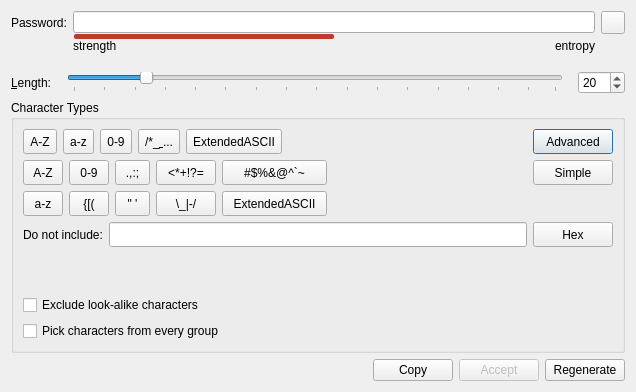
<?xml version="1.0" encoding="UTF-8"?>
<ui version="4.0">
 <class>PasswordGeneratorWidget</class>
 <widget class="QDialog" name="PasswordGeneratorWidget">
  <property name="geometry">
   <rect>
    <x>0</x>
    <y>0</y>
    <width>636</width>
    <height>392</height>
   </rect>
  </property>
  <property name="windowTitle">
   <string>Dialog</string>
  </property>
  <layout class="QVBoxLayout" name="verticalLayout_2">
   <item>
    <layout class="QGridLayout" name="passwordFieldLayout">
     <property name="sizeConstraint">
      <enum>QLayout::SetMinimumSize</enum>
     </property>
     <property name="bottomMargin">
      <number>0</number>
     </property>
     <property name="verticalSpacing">
      <number>0</number>
     </property>
     <item row="1" column="1">
      <widget class="QProgressBar" name="entropyProgressBar">
       <property name="minimumSize">
        <size>
         <width>50</width>
         <height>5</height>
        </size>
       </property>
       <property name="maximumSize">
        <size>
         <width>16777215</width>
         <height>5</height>
        </size>
       </property>
       <property name="styleSheet">
        <string notr="true">QProgressBar {
	border: none;
	height: 2px;
    font-size: 1px;
	background-color: transparent;
    padding: 0 1px;
}
QProgressBar::chunk {
	background-color: #c0392b;
	border-radius: 2px;
}</string>
       </property>
       <property name="maximum">
        <number>200</number>
       </property>
       <property name="value">
        <number>100</number>
       </property>
       <property name="textVisible">
        <bool>false</bool>
       </property>
       <property name="orientation">
        <enum>Qt::Horizontal</enum>
       </property>
       <property name="invertedAppearance">
        <bool>false</bool>
       </property>
       <property name="textDirection">
        <enum>QProgressBar::TopToBottom</enum>
       </property>
       <property name="format">
        <string>%p%</string>
       </property>
      </widget>
     </item>
     <item row="0" column="0">
      <widget class="QLabel" name="labelNewPassword">
       <property name="text">
        <string>Password:</string>
       </property>
       <property name="buddy">
        <cstring>editNewPassword</cstring>
       </property>
      </widget>
     </item>
     <item row="2" column="1">
      <layout class="QHBoxLayout" name="passwordStrengthTextLayout">
       <item>
        <widget class="QLabel" name="strengthLabel">
         <property name="minimumSize">
          <size>
           <width>70</width>
           <height>0</height>
          </size>
         </property>
         <property name="maximumSize">
          <size>
           <width>16777215</width>
           <height>30</height>
          </size>
         </property>
         <property name="text">
          <string comment="Password strength">strength</string>
         </property>
         <property name="textFormat">
          <enum>Qt::PlainText</enum>
         </property>
         <property name="alignment">
          <set>Qt::AlignLeading|Qt::AlignLeft|Qt::AlignTop</set>
         </property>
         <property name="margin">
          <number>3</number>
         </property>
        </widget>
       </item>
       <item>
        <spacer name="horizontalSpacer_2">
         <property name="orientation">
          <enum>Qt::Horizontal</enum>
         </property>
         <property name="sizeHint" stdset="0">
          <size>
           <width>40</width>
           <height>20</height>
          </size>
         </property>
        </spacer>
       </item>
       <item>
        <widget class="QLabel" name="entropyLabel">
         <property name="minimumSize">
          <size>
           <width>70</width>
           <height>0</height>
          </size>
         </property>
         <property name="text">
          <string>entropy</string>
         </property>
         <property name="alignment">
          <set>Qt::AlignRight|Qt::AlignTop|Qt::AlignTrailing</set>
         </property>
         <property name="margin">
          <number>3</number>
         </property>
        </widget>
       </item>
      </layout>
     </item>
     <item row="0" column="1">
      <widget class="QLineEdit" name="editNewPassword">
       <property name="accessibleName">
        <string>Generated password</string>
       </property>
       <property name="maxLength">
        <number>999</number>
       </property>
      </widget>
     </item>
     <item row="0" column="2">
      <widget class="QToolButton" name="togglePasswordButton">
       <property name="accessibleName">
        <string>Toggle password visibility</string>
       </property>
       <property name="accessibleDescription">
        <string/>
       </property>
       <property name="checkable">
        <bool>true</bool>
       </property>
      </widget>
     </item>
    </layout>
   </item>
   <item>
    <layout class="QHBoxLayout" name="passwordLengthSliderLayout">
     <property name="spacing">
      <number>15</number>
     </property>
     <property name="sizeConstraint">
      <enum>QLayout::SetMinimumSize</enum>
     </property>
     <property name="topMargin">
      <number>6</number>
     </property>
     <item>
      <widget class="QLabel" name="labelLength">
       <property name="text">
        <string>&amp;Length:</string>
       </property>
       <property name="buddy">
        <cstring>spinBoxLength</cstring>
       </property>
      </widget>
     </item>
     <item>
      <widget class="QSlider" name="sliderLength">
       <property name="accessibleName">
        <string>Password length</string>
       </property>
       <property name="minimum">
        <number>1</number>
       </property>
       <property name="maximum">
        <number>128</number>
       </property>
       <property name="sliderPosition">
        <number>20</number>
       </property>
       <property name="orientation">
        <enum>Qt::Horizontal</enum>
       </property>
       <property name="tickPosition">
        <enum>QSlider::TicksBelow</enum>
       </property>
       <property name="tickInterval">
        <number>8</number>
       </property>
      </widget>
     </item>
     <item alignment="Qt::AlignRight">
      <widget class="QSpinBox" name="spinBoxLength">
       <property name="accessibleName">
        <string>Password length</string>
       </property>
       <property name="minimum">
        <number>1</number>
       </property>
       <property name="maximum">
        <number>999</number>
       </property>
       <property name="value">
        <number>20</number>
       </property>
      </widget>
     </item>
    </layout>
   </item>
   <item>
    <layout class="QHBoxLayout" name="optionsLayout">
     <property name="sizeConstraint">
      <enum>QLayout::SetMinimumSize</enum>
     </property>
     <item>
      <widget class="QGroupBox" name="groupBox">
       <property name="minimumSize">
        <size>
         <width>580</width>
         <height>0</height>
        </size>
       </property>
       <property name="title">
        <string>Character Types</string>
       </property>
       <layout class="QVBoxLayout" name="verticalLayout">
        <property name="sizeConstraint">
         <enum>QLayout::SetMinimumSize</enum>
        </property>
        <item>
         <widget class="QWidget" name="simpleBar" native="true">
          <layout class="QHBoxLayout" name="horizontalLayout_4">
           <property name="leftMargin">
            <number>0</number>
           </property>
           <property name="topMargin">
            <number>0</number>
           </property>
           <property name="rightMargin">
            <number>0</number>
           </property>
           <property name="bottomMargin">
            <number>0</number>
           </property>
           <item>
            <layout class="QHBoxLayout" name="alphabetLayout" stretch="0,0,0,0,0,0,0">
             <property name="sizeConstraint">
              <enum>QLayout::SetMinimumSize</enum>
             </property>
             <item>
              <widget class="QToolButton" name="checkBoxUpper">
               <property name="minimumSize">
                <size>
                 <width>0</width>
                 <height>25</height>
                </size>
               </property>
               <property name="focusPolicy">
                <enum>Qt::StrongFocus</enum>
               </property>
               <property name="toolTip">
                <string>Upper-case letters</string>
               </property>
               <property name="accessibleName">
                <string>Upper-case letters</string>
               </property>
               <property name="accessibleDescription">
                <string/>
               </property>
               <property name="text">
                <string notr="true">A-Z</string>
               </property>
               <property name="checkable">
                <bool>true</bool>
               </property>
               <attribute name="buttonGroup">
                <string notr="true">optionButtons</string>
               </attribute>
              </widget>
             </item>
             <item>
              <widget class="QToolButton" name="checkBoxLower">
               <property name="minimumSize">
                <size>
                 <width>0</width>
                 <height>25</height>
                </size>
               </property>
               <property name="focusPolicy">
                <enum>Qt::StrongFocus</enum>
               </property>
               <property name="toolTip">
                <string>Lower-case letters</string>
               </property>
               <property name="accessibleName">
                <string>Lower-case letters</string>
               </property>
               <property name="accessibleDescription">
                <string/>
               </property>
               <property name="text">
                <string notr="true">a-z</string>
               </property>
               <property name="checkable">
                <bool>true</bool>
               </property>
               <attribute name="buttonGroup">
                <string notr="true">optionButtons</string>
               </attribute>
              </widget>
             </item>
             <item>
              <widget class="QToolButton" name="checkBoxNumbers">
               <property name="minimumSize">
                <size>
                 <width>0</width>
                 <height>25</height>
                </size>
               </property>
               <property name="focusPolicy">
                <enum>Qt::StrongFocus</enum>
               </property>
               <property name="toolTip">
                <string>Numbers</string>
               </property>
               <property name="accessibleName">
                <string>Numbers</string>
               </property>
               <property name="accessibleDescription">
                <string/>
               </property>
               <property name="text">
                <string notr="true">0-9</string>
               </property>
               <property name="checkable">
                <bool>true</bool>
               </property>
               <attribute name="buttonGroup">
                <string notr="true">optionButtons</string>
               </attribute>
              </widget>
             </item>
             <item>
              <widget class="QToolButton" name="checkBoxSpecialChars">
               <property name="enabled">
                <bool>true</bool>
               </property>
               <property name="minimumSize">
                <size>
                 <width>0</width>
                 <height>25</height>
                </size>
               </property>
               <property name="focusPolicy">
                <enum>Qt::StrongFocus</enum>
               </property>
               <property name="toolTip">
                <string>Special characters</string>
               </property>
               <property name="accessibleName">
                <string>Special characters</string>
               </property>
               <property name="text">
                <string notr="true">/*_&amp; ...</string>
               </property>
               <property name="checkable">
                <bool>true</bool>
               </property>
               <attribute name="buttonGroup">
                <string notr="true">optionButtons</string>
               </attribute>
              </widget>
             </item>
             <item>
              <widget class="QToolButton" name="checkBoxExtASCII">
               <property name="minimumSize">
                <size>
                 <width>0</width>
                 <height>25</height>
                </size>
               </property>
               <property name="maximumSize">
                <size>
                 <width>16777215</width>
                 <height>16777215</height>
                </size>
               </property>
               <property name="focusPolicy">
                <enum>Qt::StrongFocus</enum>
               </property>
               <property name="toolTip">
                <string>Extended ASCII</string>
               </property>
               <property name="accessibleName">
                <string>Extended ASCII</string>
               </property>
               <property name="text">
                <string>ExtendedASCII</string>
               </property>
               <property name="checkable">
                <bool>true</bool>
               </property>
               <attribute name="buttonGroup">
                <string notr="true">optionButtons</string>
               </attribute>
              </widget>
             </item>
             <item>
              <spacer name="horizontalSpacer">
               <property name="orientation">
                <enum>Qt::Horizontal</enum>
               </property>
               <property name="sizeHint" stdset="0">
                <size>
                 <width>40</width>
                 <height>20</height>
                </size>
               </property>
              </spacer>
             </item>
             <item>
              <widget class="QPushButton" name="buttonAdvancedMode">
               <property name="minimumSize">
                <size>
                 <width>0</width>
                 <height>25</height>
                </size>
               </property>
               <property name="toolTip">
                <string>Switch to advanced mode</string>
               </property>
               <property name="text">
                <string>Advanced</string>
               </property>
               <attribute name="buttonGroup">
                <string notr="true">optionButtons</string>
               </attribute>
              </widget>
             </item>
            </layout>
           </item>
          </layout>
         </widget>
        </item>
        <item>
         <widget class="QWidget" name="advancedBar" native="true">
          <property name="enabled">
           <bool>true</bool>
          </property>
          <layout class="QHBoxLayout" name="horizontalLayout_5">
           <property name="leftMargin">
            <number>0</number>
           </property>
           <property name="topMargin">
            <number>0</number>
           </property>
           <property name="rightMargin">
            <number>0</number>
           </property>
           <property name="bottomMargin">
            <number>0</number>
           </property>
           <item>
            <layout class="QVBoxLayout" name="verticalLayout_4">
             <property name="sizeConstraint">
              <enum>QLayout::SetMinimumSize</enum>
             </property>
             <item>
              <widget class="QToolButton" name="checkBoxUpperAdv">
               <property name="minimumSize">
                <size>
                 <width>40</width>
                 <height>25</height>
                </size>
               </property>
               <property name="focusPolicy">
                <enum>Qt::StrongFocus</enum>
               </property>
               <property name="toolTip">
                <string>Upper-case letters</string>
               </property>
               <property name="accessibleName">
                <string>Upper-case letters</string>
               </property>
               <property name="text">
                <string>A-Z</string>
               </property>
               <property name="checkable">
                <bool>true</bool>
               </property>
               <attribute name="buttonGroup">
                <string notr="true">optionButtons</string>
               </attribute>
              </widget>
             </item>
             <item>
              <widget class="QToolButton" name="checkBoxLowerAdv">
               <property name="minimumSize">
                <size>
                 <width>40</width>
                 <height>25</height>
                </size>
               </property>
               <property name="focusPolicy">
                <enum>Qt::StrongFocus</enum>
               </property>
               <property name="toolTip">
                <string>Lower-case letters</string>
               </property>
               <property name="accessibleName">
                <string>Lower-case letters</string>
               </property>
               <property name="text">
                <string>a-z</string>
               </property>
               <property name="checkable">
                <bool>true</bool>
               </property>
               <attribute name="buttonGroup">
                <string notr="true">optionButtons</string>
               </attribute>
              </widget>
             </item>
            </layout>
           </item>
           <item>
            <layout class="QVBoxLayout" name="verticalLayout_6">
             <property name="sizeConstraint">
              <enum>QLayout::SetMinimumSize</enum>
             </property>
             <item>
              <widget class="QToolButton" name="checkBoxNumbersAdv">
               <property name="minimumSize">
                <size>
                 <width>40</width>
                 <height>25</height>
                </size>
               </property>
               <property name="focusPolicy">
                <enum>Qt::StrongFocus</enum>
               </property>
               <property name="toolTip">
                <string>Numbers</string>
               </property>
               <property name="text">
                <string>0-9</string>
               </property>
               <property name="checkable">
                <bool>true</bool>
               </property>
               <attribute name="buttonGroup">
                <string notr="true">optionButtons</string>
               </attribute>
              </widget>
             </item>
             <item>
              <widget class="QToolButton" name="checkBoxBraces">
               <property name="minimumSize">
                <size>
                 <width>40</width>
                 <height>25</height>
                </size>
               </property>
               <property name="focusPolicy">
                <enum>Qt::StrongFocus</enum>
               </property>
               <property name="toolTip">
                <string>Braces</string>
               </property>
               <property name="accessibleName">
                <string>Braces</string>
               </property>
               <property name="text">
                <string>{[(</string>
               </property>
               <property name="checkable">
                <bool>true</bool>
               </property>
               <attribute name="buttonGroup">
                <string notr="true">optionButtons</string>
               </attribute>
              </widget>
             </item>
            </layout>
           </item>
           <item>
            <layout class="QVBoxLayout" name="verticalLayout_7">
             <property name="sizeConstraint">
              <enum>QLayout::SetMinimumSize</enum>
             </property>
             <item>
              <widget class="QToolButton" name="checkBoxPunctuation">
               <property name="minimumSize">
                <size>
                 <width>35</width>
                 <height>25</height>
                </size>
               </property>
               <property name="focusPolicy">
                <enum>Qt::StrongFocus</enum>
               </property>
               <property name="toolTip">
                <string>Punctuation</string>
               </property>
               <property name="accessibleName">
                <string>Punctuation</string>
               </property>
               <property name="text">
                <string>.,:;</string>
               </property>
               <property name="checkable">
                <bool>true</bool>
               </property>
               <attribute name="buttonGroup">
                <string notr="true">optionButtons</string>
               </attribute>
              </widget>
             </item>
             <item>
              <widget class="QToolButton" name="checkBoxQuotes">
               <property name="minimumSize">
                <size>
                 <width>35</width>
                 <height>25</height>
                </size>
               </property>
               <property name="focusPolicy">
                <enum>Qt::StrongFocus</enum>
               </property>
               <property name="toolTip">
                <string>Quotes</string>
               </property>
               <property name="text">
                <string>&quot; '</string>
               </property>
               <property name="checkable">
                <bool>true</bool>
               </property>
               <attribute name="buttonGroup">
                <string notr="true">optionButtons</string>
               </attribute>
              </widget>
             </item>
            </layout>
           </item>
           <item>
            <layout class="QVBoxLayout" name="verticalLayout_8">
             <property name="sizeConstraint">
              <enum>QLayout::SetMinimumSize</enum>
             </property>
             <item>
              <widget class="QToolButton" name="checkBoxMath">
               <property name="minimumSize">
                <size>
                 <width>60</width>
                 <height>25</height>
                </size>
               </property>
               <property name="focusPolicy">
                <enum>Qt::StrongFocus</enum>
               </property>
               <property name="toolTip">
                <string>Math Symbols</string>
               </property>
               <property name="accessibleName">
                <string>Math Symbols</string>
               </property>
               <property name="text">
                <string>&lt;*+!?=</string>
               </property>
               <property name="checkable">
                <bool>true</bool>
               </property>
               <attribute name="buttonGroup">
                <string notr="true">optionButtons</string>
               </attribute>
              </widget>
             </item>
             <item>
              <widget class="QToolButton" name="checkBoxDashes">
               <property name="minimumSize">
                <size>
                 <width>60</width>
                 <height>25</height>
                </size>
               </property>
               <property name="focusPolicy">
                <enum>Qt::StrongFocus</enum>
               </property>
               <property name="toolTip">
                <string>Dashes and Slashes</string>
               </property>
               <property name="accessibleName">
                <string>Dashes and Slashes</string>
               </property>
               <property name="text">
                <string>\_|-/</string>
               </property>
               <property name="checkable">
                <bool>true</bool>
               </property>
               <attribute name="buttonGroup">
                <string notr="true">optionButtons</string>
               </attribute>
              </widget>
             </item>
            </layout>
           </item>
           <item>
            <layout class="QVBoxLayout" name="verticalLayout_9">
             <property name="sizeConstraint">
              <enum>QLayout::SetMinimumSize</enum>
             </property>
             <item>
              <widget class="QToolButton" name="checkBoxLogograms">
               <property name="minimumSize">
                <size>
                 <width>105</width>
                 <height>25</height>
                </size>
               </property>
               <property name="focusPolicy">
                <enum>Qt::StrongFocus</enum>
               </property>
               <property name="toolTip">
                <string>Logograms</string>
               </property>
               <property name="accessibleName">
                <string>Logograms</string>
               </property>
               <property name="text">
                <string>#$%&amp;&amp;@^`~</string>
               </property>
               <property name="checkable">
                <bool>true</bool>
               </property>
               <attribute name="buttonGroup">
                <string notr="true">optionButtons</string>
               </attribute>
              </widget>
             </item>
             <item>
              <widget class="QToolButton" name="checkBoxExtASCIIAdv">
               <property name="minimumSize">
                <size>
                 <width>105</width>
                 <height>25</height>
                </size>
               </property>
               <property name="focusPolicy">
                <enum>Qt::StrongFocus</enum>
               </property>
               <property name="toolTip">
                <string>Extended ASCII</string>
               </property>
               <property name="text">
                <string>ExtendedASCII</string>
               </property>
               <property name="checkable">
                <bool>true</bool>
               </property>
               <attribute name="buttonGroup">
                <string notr="true">optionButtons</string>
               </attribute>
              </widget>
             </item>
            </layout>
           </item>
           <item>
            <spacer name="horizontalSpacer_3">
             <property name="orientation">
              <enum>Qt::Horizontal</enum>
             </property>
             <property name="sizeHint" stdset="0">
              <size>
               <width>40</width>
               <height>20</height>
              </size>
             </property>
            </spacer>
           </item>
           <item>
            <layout class="QVBoxLayout" name="verticalLayout_10">
             <property name="sizeConstraint">
              <enum>QLayout::SetMinimumSize</enum>
             </property>
             <item alignment="Qt::AlignTop">
              <widget class="QPushButton" name="buttonSimpleMode">
               <property name="minimumSize">
                <size>
                 <width>0</width>
                 <height>25</height>
                </size>
               </property>
               <property name="toolTip">
                <string>Switch to simple mode</string>
               </property>
               <property name="text">
                <string>Simple</string>
               </property>
               <attribute name="buttonGroup">
                <string notr="true">optionButtons</string>
               </attribute>
              </widget>
             </item>
            </layout>
           </item>
          </layout>
         </widget>
        </item>
        <item>
         <widget class="QWidget" name="excludedChars" native="true">
          <property name="enabled">
           <bool>true</bool>
          </property>
          <layout class="QGridLayout" name="gridLayout_5">
           <property name="leftMargin">
            <number>0</number>
           </property>
           <property name="topMargin">
            <number>0</number>
           </property>
           <property name="rightMargin">
            <number>0</number>
           </property>
           <property name="bottomMargin">
            <number>0</number>
           </property>
           <item row="0" column="1">
            <widget class="QLineEdit" name="editExcludedChars">
             <property name="minimumSize">
              <size>
               <width>0</width>
               <height>25</height>
              </size>
             </property>
             <property name="toolTip">
              <string>Character set to exclude from generated password</string>
             </property>
             <property name="accessibleName">
              <string>Excluded characters</string>
             </property>
             <property name="clearButtonEnabled">
              <bool>true</bool>
             </property>
            </widget>
           </item>
           <item row="0" column="0">
            <widget class="QLabel" name="labelExcludedChars">
             <property name="text">
              <string>Do not include:</string>
             </property>
            </widget>
           </item>
           <item row="0" column="2">
            <widget class="QPushButton" name="buttonAddHex">
             <property name="minimumSize">
              <size>
               <width>0</width>
               <height>25</height>
              </size>
             </property>
             <property name="toolTip">
              <string>Add non-hex letters to &quot;do not include&quot; list</string>
             </property>
             <property name="accessibleName">
              <string>Hex Passwords</string>
             </property>
             <property name="text">
              <string>Hex</string>
             </property>
            </widget>
           </item>
          </layout>
         </widget>
        </item>
        <item>
         <spacer name="verticalSpacer_2">
          <property name="orientation">
           <enum>Qt::Vertical</enum>
          </property>
          <property name="sizeHint" stdset="0">
           <size>
            <width>20</width>
            <height>0</height>
           </size>
          </property>
         </spacer>
        </item>
        <item>
         <widget class="QCheckBox" name="checkBoxExcludeAlike">
          <property name="toolTip">
           <string>Excluded characters: &quot;0&quot;, &quot;1&quot;, &quot;l&quot;, &quot;I&quot;, &quot;O&quot;, &quot;|&quot;, &quot;﹒&quot;</string>
          </property>
          <property name="text">
           <string>Exclude look-alike characters</string>
          </property>
          <attribute name="buttonGroup">
           <string notr="true">optionButtons</string>
          </attribute>
         </widget>
        </item>
        <item>
         <widget class="QCheckBox" name="checkBoxEnsureEvery">
          <property name="text">
           <string>Pick characters from every group</string>
          </property>
          <attribute name="buttonGroup">
           <string notr="true">optionButtons</string>
          </attribute>
         </widget>
        </item>
       </layout>
      </widget>
     </item>
    </layout>
   </item>
   <item>
    <layout class="QHBoxLayout" name="horizontalLayout">
     <item>
      <spacer name="horizontalSpacer_4">
       <property name="orientation">
        <enum>Qt::Horizontal</enum>
       </property>
       <property name="sizeHint" stdset="0">
        <size>
         <width>40</width>
         <height>20</height>
        </size>
       </property>
      </spacer>
     </item>
     <item>
      <widget class="QPushButton" name="buttonCopy">
       <property name="toolTip">
        <string>Copy password</string>
       </property>
       <property name="accessibleDescription">
        <string/>
       </property>
       <property name="text">
        <string>Copy</string>
       </property>
      </widget>
     </item>
     <item>
      <widget class="QPushButton" name="buttonApply">
       <property name="enabled">
        <bool>false</bool>
       </property>
       <property name="toolTip">
        <string>Accept password</string>
       </property>
       <property name="accessibleDescription">
        <string/>
       </property>
       <property name="text">
        <string>Accept</string>
       </property>
      </widget>
     </item>
     <item>
      <widget class="QPushButton" name="buttonGenerate">
       <property name="toolTip">
        <string>Regenerate password</string>
       </property>
       <property name="accessibleDescription">
        <string/>
       </property>
       <property name="text">
        <string>Regenerate</string>
       </property>
      </widget>
     </item>
    </layout>
   </item>
  </layout>
 </widget>
 <resources/>
 <connections/>
 <buttongroups>
  <buttongroup name="optionButtons">
   <property name="exclusive">
    <bool>false</bool>
   </property>
  </buttongroup>
 </buttongroups>
</ui>
